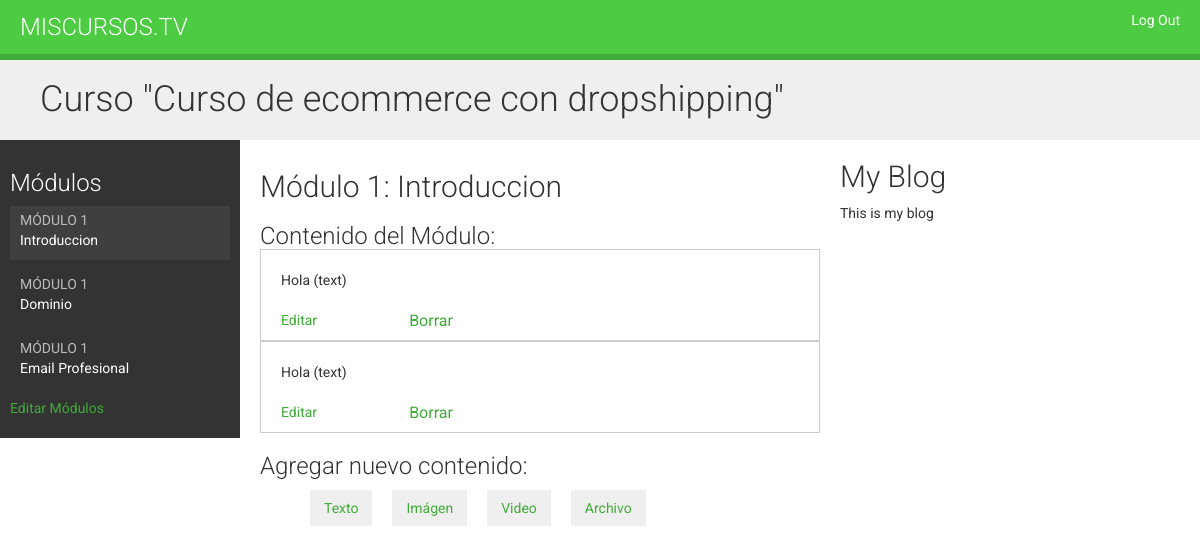
/course/module/4/ (signed in), run on an earlier commit of the app's database.
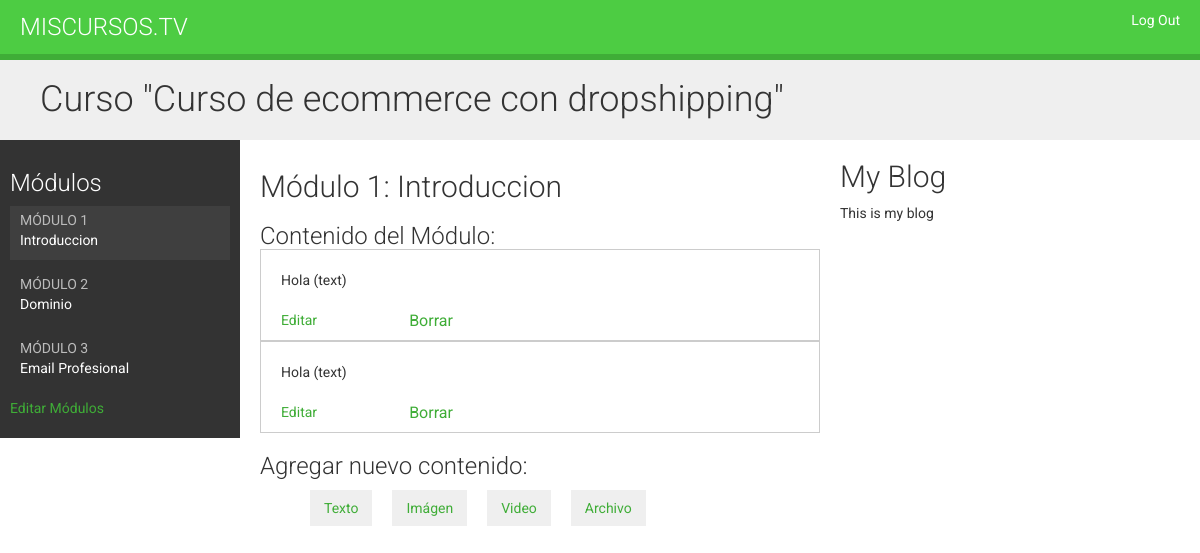
And on a later commit of the database.
### elearning/models.py (models this page shows, shortened)
class Module(models.Model):
    course = models.ForeignKey(Course, related_name='modules', on_delete=models.CASCADE)
    title = models.CharField(max_length=200)
    description = models.TextField(blank=True)
    order = OrderField(blank=True, for_fields=['course'])
    class Meta:
        ordering = ['order']

### elearning/views.py (the view)
# urls.py: path('module/<int:module_id>/', views.ModuleContentListView.as_view(), name='module_content_list'),
class ModuleContentListView(TemplateResponseMixin, View):
    template_name = 'manage/module/content_list.html'
    def get(self, request, module_id):
        module = get_object_or_404(Module, id=module_id, course__owner=request.user)
        return self.render_to_response({'module': module})

### elearning/models.py (called while the page is built)
    def __str__(self):
        return self.title

### elearning/templatetags/course.py (called while the page is built)
@register.filter
def model_name(obj):
    try:
        return obj._meta.model_name
    except AttributeError:
        return None

### elearning/templates/manage/module/content_list.html (shortened to what this page needs)
{% extends 'base.html' %}
{% load static %}
{% load course %}
{% block css %}
<link rel="stylesheet" href="{% static 'css/base.css' %}">
<link rel="stylesheet" href="https://ajax.googleapis.com/ajax/libs/jqueryui/1.12.1/themes/smoothness/jquery-ui.css">
{% endblock %}
{% block content %}
    {% with course=module.course %}
        <h1>Curso "{{ course.title }}"</h1>
        <div class="contents">
            <h3>Módulos</h3>
            <ul id="modules">
                {% for m in course.modules.all %}
                    <li data-id="{{ m.id }}" {% if m == module %} class="selected" {% endif %}>
                        <a href="{% url 'module_content_list' m.id %}">
                            <span>Módulo <span class="order">{{ m.order|add:1 }}</span></span>
                            <br>
                            {{ m.title }}
                        </a>
                    </li>
                {% empty %}
                    <li>Aún no hay módulos</li>
                {% endfor %}
            </ul>
            <p><a href="{% url 'course_module_update' course.id %}">Editar Módulos</a></p>
        </div>
        <div class="module">
            <h2>Módulo {{ module.order|add:1 }}: {{ module.title }}</h2>
            <h3>Contenido del Módulo:</h3>
            <div id="module-contents">
                {% for content in module.contents.all %}
                <div data-id="{{ content.id }}">
                    {% with item=content.item %}
                    <p>{{ item }} ({{ item|model_name }})</p>
                    <a href="{% url 'module_content_update' module.id item|model_name item.id %}">Editar</a>
                    <form action="{% url 'module_content_delete' content.id %}>" method="post">
                        <input type="submit" value="Borrar">
                    </form>
                    {% endwith %}
                </div>
                {% empty %}
                    <p>Este módulo aún no tiene contenidos</p>
                {% endfor %}
            </div>
            <h3>Agregar nuevo contenido:</h3>
            <ul class="content-types">
                <li><a href="{% url 'module_content_create' module.id  'text' %}">Texto</a></li>
                <li><a href="{% url 'module_content_create' module.id  'image' %}">Imágen</a></li>
                <li><a href="{% url 'module_content_create' module.id  'video' %}">Video</a></li>
                <li><a href="{% url 'module_content_create' module.id  'file' %}">Archivo</a></li>
            </ul>
        </div>
    {% endwith %}
{% endblock %}

What changed in the data, as far as the page shows it:
changed Module "Dominio": order|add "1" → "2"
changed Module "Email Profesional": order|add "1" → "3"
